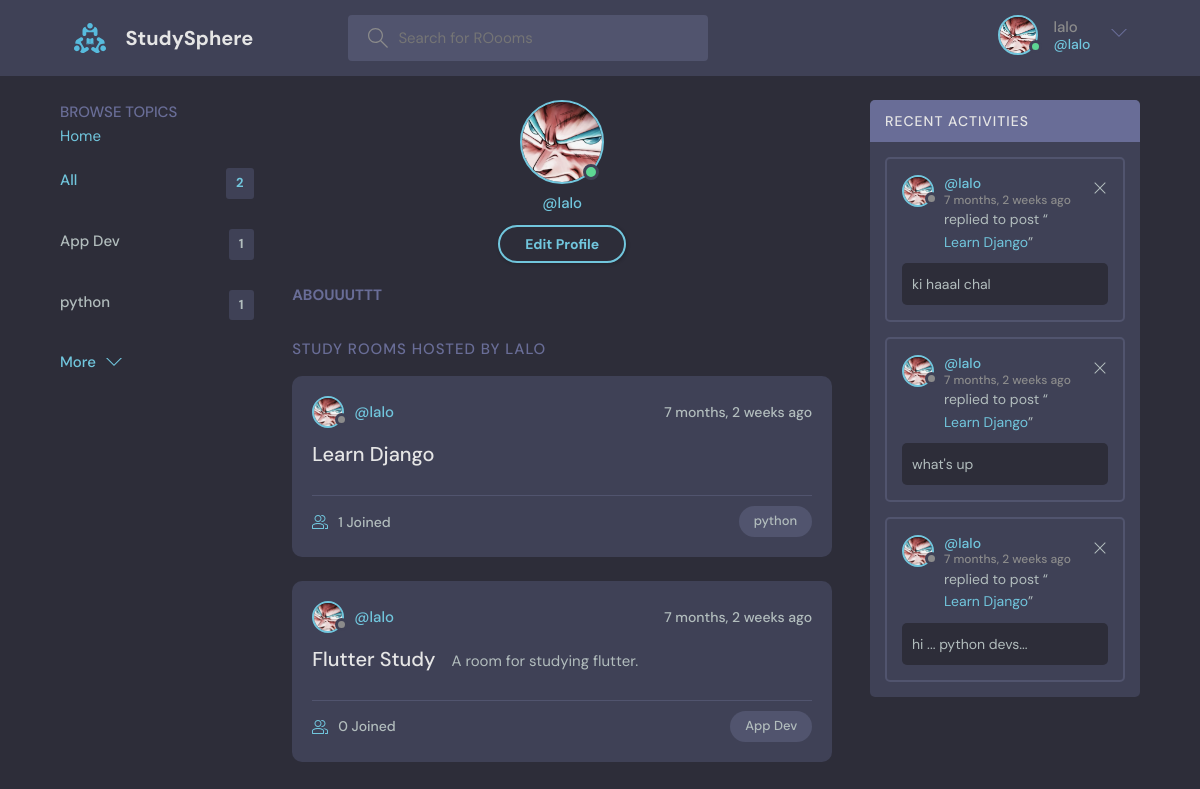
Before: /UserProfile/1 (signed in) with the older database file.
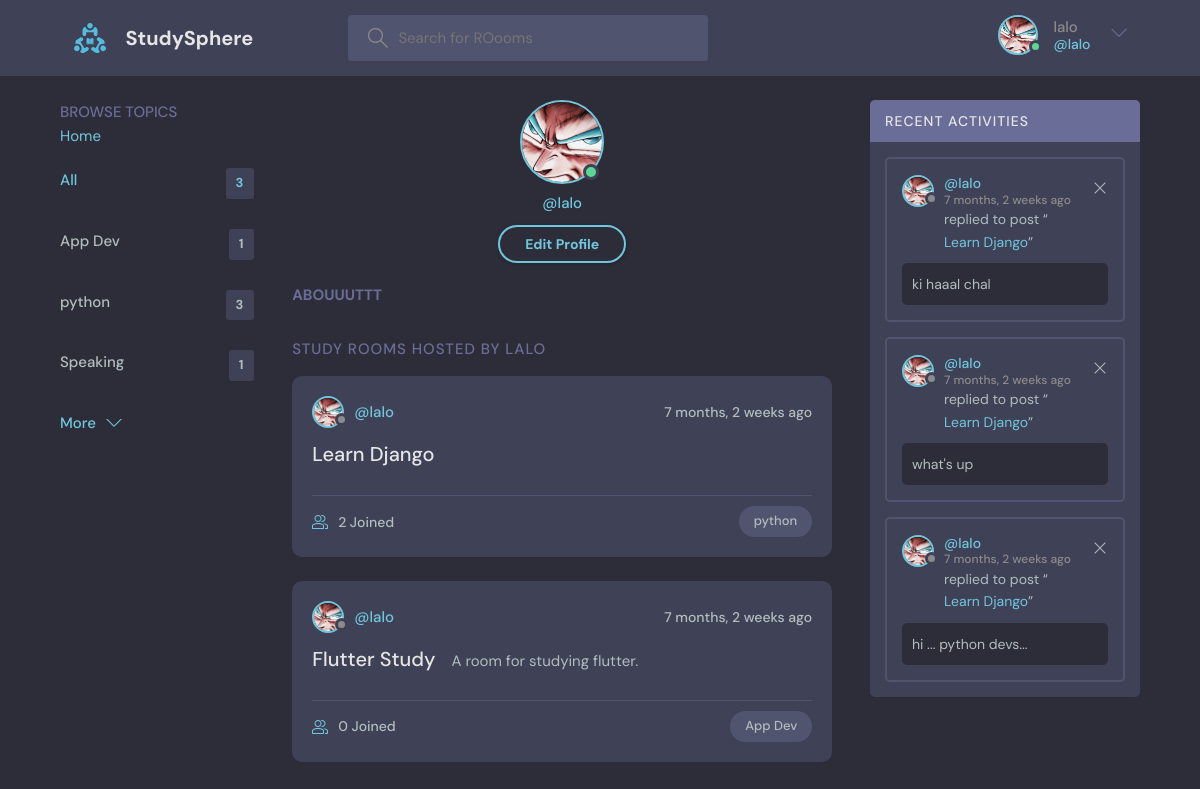
After: the same page with the newer database file.
### base/models.py (models this page shows, shortened)
class Topic(models.Model):
    name = models.TextField(max_length=100)

class Room(models.Model):
    name = models.CharField(max_length=50)
    description = models.TextField(null = True, blank = True)   #  setting to null means that it will be blank in the database if not filled out at runtime otherwise the data basebase will consider it as missing data   # blank means that it is not required to be filled out at runtime
    participants = models.ManyToManyField(User, related_name = 'participants', blank = True)  # this is the many to many field that we will be using to connect the room with the user, related_name is used to access the participants of the room from the user model, blank means that it is not required to be filled out at runtime
    host = models.ForeignKey(User, on_delete =  models.SET_NULL, null = True)   # when the host is deleted then all its rooms are delete as well
    topic = models.ForeignKey(Topic, on_delete =  models.SET_NULL, null = True)   # when the topic is deleted then all the rooms of that topic will be deleted as well
    updated = models.DateTimeField(auto_now=True)  # auto_now will update the time whenever the room is updated
    created = models.DateTimeField(auto_now_add=True)  # auto_now_add will update the time only when the room is created for the first time
    def __str__(self):
        return self.name
    class Meta:
        ordering = ['-updated','-created']   # here we are ordering the rooms according to the most recent updated and created room in the list..     The ( - ) sign means to update according to most recent....

class User(AbstractUser):
    username = models.CharField(max_length=100, unique=True)
    email = models.EmailField(max_length=200, unique=True)
    headline = models.CharField(max_length=200, null = True, blank = True)
    date_joined = models.DateTimeField(auto_now_add=True,null = True)
    last_login = models.DateTimeField(auto_now=True,null = True)
    Pfp = models.ImageField(default= 'images/avatar.svg',null=True)  # using pip install Pillow to install the pillow library to use the ImageField
    USERNAME_FIELD = 'email' # specifying the email as the username field helps us to login using the email instead of the username, which django use username by default for the authentication of the users(login and signup)
    REQUIRED_FIELDS = []

class Message(models.Model):
    user = models.ForeignKey(User, on_delete =  models.CASCADE)   # when the user is deleted then all its messages are delete as well
    body = models.CharField(max_length=1000)  # the body of the message
    room = models.ForeignKey(Room, on_delete =  models.CASCADE)
    updated = models.DateTimeField(auto_now=True)
    created = models.DateTimeField(auto_now_add=True)
    class Meta:                       # using this we can order the messages according to the most recent message
        ordering = ['-updated','-created'] #So we do not have to write ordering syntax again and again in the views.py file for everytime we get the messages of the room

### base/views.py (the view)
# urls.py: path('UserProfile/<str:pk>',views.UserProfile, name = "UserProfile"),  # url of the user profile page
@login_required(login_url="UserLogin")
def UserProfile(request,pk):
    user = User.objects.get(id = pk)
    rooms = user.room_set.all()  # getting all the rooms of the user
    topics = Topic.objects.all()
    UserMessages = user.message_set.all()
    context = {"user": user,"rooms":rooms , "topics":topics , "UserMessages":UserMessages}
    return render(request,'base/userProfile.html',context)

### base/templates/base/userProfile.html (shortened to what this page needs)
{% extends 'main.html' %}
{% block content %}
<main class="profile-page layout layout--3">
    <div class="container">
      {% include 'base/topicsComponents.html' %}
      <div class="roomList">
        <div class="profile">
          <div class="profile__avatar">
            <div class="avatar avatar--large active">
              <img src="{{user.Pfp.url}}" />
            </div>
          </div>
          <div class="profile__info">
            <p>@{{user.username}}</p>
            {% if request.user == user %}
            <a href="{% url 'UpdateUser' %}" class="btn btn--main btn--pill">Edit Profile</a>
            {% endif %}
          </div>
          <div class="profile__about">
            <h3>Abouuuttt</h3>
          </div>
        </div>
        <div class="roomList__header">
          <div>
            <h2>Study Rooms hosted by {{user.username}}</a>
            </h2>
          </div>
        </div>
        {% include 'base/feedComponent.html' %}
      </div>
      {% include 'base/activityComponent.html' %}
    </div>
  </main>
  {% endblock content %}

### base/templates/base/topicsComponents.html
<div class="topics">
    <div class="topics__header">
        <h2>Browse Topics</h2>
        <span>
          <div class="Home-Button" style="display: inline; color : '#756075'; background-color:'white'">
             <a href="{% url 'home' %}">  Home</a>
          </div>
        </span>
    </div>
    <ul class="topics__list">
        <li>
            <a href="{% url 'home' %}" class="active">All <span>{{topics.count}}</span></a>
        </li>
        {% for topic in topics %}
        <li>
            <a href="{% url 'home' %}?q={{topic.name}}">{{topic.name}}<span>{{topic.room_set.all.count}}</span></a>
        </li>
        {% endfor %}
    </ul>
    <a class="btn btn--link" href="{% url 'topics' %}">
        More
        <svg version="1.1" xmlns="http://www.w3.org/2000/svg" width="32" height="32" viewBox="0 0 32 32">
            <title>chevron-down</title>
            <path d="M16 21l-13-13h-3l16 16 16-16h-3l-13 13z"></path>
        </svg>
    </a>
</div>

### base/templates/base/feedComponent.html (shortened to what this page needs)
{% for room in rooms %}
<div class="roomListRoom">
   <div class="roomListRoom__header">
       <a href="{% url 'UserProfile' room.host.id %}" class="roomListRoom__author">
           <div class="avatar avatar--small">
               <img src="{{room.host.Pfp.url}}" />
           </div>
           <span>@{{room.host.username}}</span>
       </a>
       <div class="roomListRoom__actions">
           <span>{{room.created|timesince}} ago</span>
       </div>
   </div>
   <div class="roomListRoom__content">
      <a href="{% url 'room' room.id %}">{{room.name}}</a>
      <span>&nbsp; &nbsp;{{room.description}}</span>
  </div>
  <div class="roomListRoom__meta">
   <a href="{% url 'room' room.id %}" class="roomListRoom__joined">
       {{room.participants.all.count}} Joined  {% comment %} getting the count of the participants in the room as it is a many to many field {% endcomment %}
   </a>
   <p class="roomListRoom__topic">{{room.topic.name}}</p>   {% comment %} getting the topic of the roooom {% endcomment %}
</div>
</div>
{% endfor %}

### base/templates/base/activityComponent.html (shortened to what this page needs)
<div class="activities">
  <div class="activities__header">
      <h2>Recent Activities</h2>
  </div>
    {% for message in UserMessages %}
    <div class="activities__box">
        <div class="activities__boxHeader roomListRoom__header">
            <a href="{% url 'UserProfile' message.user.id %}" class="roomListRoom__author">
                <div class="avatar avatar--small">
                    <img src="{{message.user.Pfp.url}}" />
                </div>
                <p>
                    @{{message.user.username}}
                    <span>{{message.created|timesince}} ago</span>
                </p>
            </a>
            {% if request.user == message.user %}
               <div class="roomListRoom__actions">
                   <a href="{% url 'delete-message'  message.id %}">
                       <svg version="1.1" xmlns="http:// www.  w3.org/2000/svg" width="32"    height="32" viewBox="0 0 32 32">
                           <title>remove</title>
                           <path
                            d="M27.314 6.019l-1.333-1.333-9.98 9.981-9.981-9.981-1.333 1.333 9.981 9.981-9.981 9.98 1.333 1.333 9.981-9.98 9.98 9.98 1.333-1.333-9.98-9.98 9.98-9.981z">
                           </path>
                       </svg>
                   </a>
               </div>
            {% endif %}
        </div>
        <div class="activities__boxContent">
            <p>replied to post “<a href="{% url 'room' message.room.id %}">{{message.room}}</a>”</p>
            <div class="activities__boxRoomContent">{{message.body}}</div>
        </div>
    </div>
    {% endfor %}
</div>

Changed rows visible on the page:
computed for Topic "python": room_set.all.count "1" → "3"
added Topic: name "Speaking", room_set.all.count "1"
computed for Room "Learn Django": participants.all.count "1" → "2"
Other visible differences:
{{ topics.count }}: "2" → "3"
